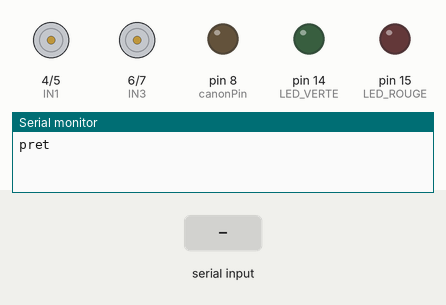
Recording of a sketch running on a simulated Arduino Uno, built with avr-gcc and run on an emulated ATmega328P. Parts: motor-driver pin pairs drawn as motors (green arrow = first pin HIGH = forward, orange = second pin HIGH = backward, longer = more drive, scaled by the enable pin), output pins drawn as LEDs (lit = HIGH), the last lines printed to the serial monitor. The test bench sets the inputs (shaded band).

Above: at 1.7 s.
1.8 s: "G" received over the second serial link
At 2.6 s:
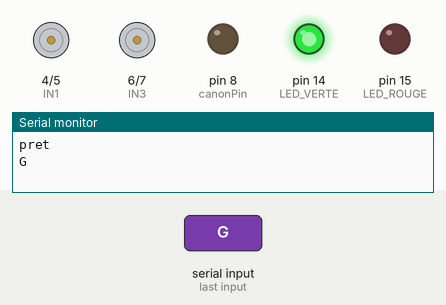
3.3 s: "D" received over the second serial link
At 3.8 s:
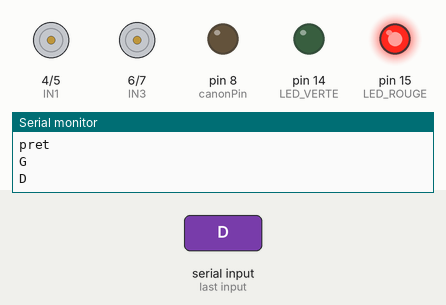
4.8 s: "R" received over the second serial link
At 6.0 s:
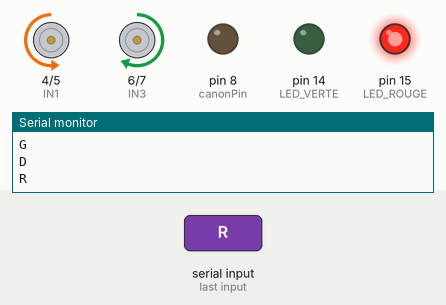
6.3 s: "A" received over the second serial link
At 7.2 s:
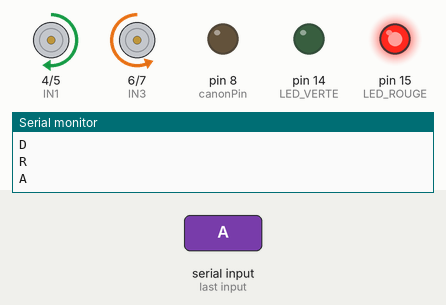
7.8 s: "C90\n" received over the second serial link
At 8.4 s:
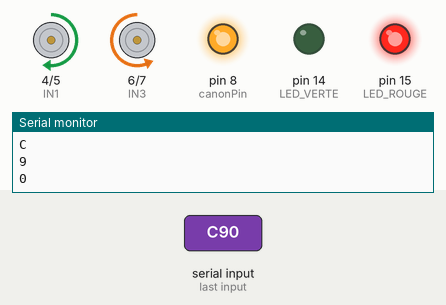
9.3 s: "G" received over the second serial link
At 10.7 s:
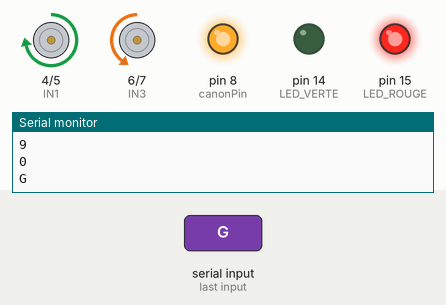
Timing chart, 0 to 11.8 s (numbered marks = the images above; inputs shaded):
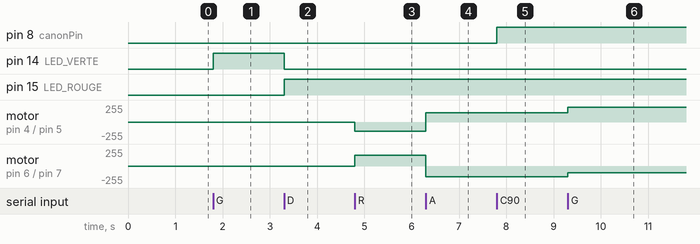

Measured:
- after the input at 1.8 s, pin 14 (LED_VERTE): LOW → HIGH at once
- after the input at 3.3 s, pin 14 (LED_VERTE): HIGH → LOW at once; pin 15 (LED_ROUGE): LOW → HIGH at once
- after the input at 4.8 s, motor on pin 4 (IN1) / pin 5 (IN2): stopped → backward 140/255 at once; motor on pin 6 (IN3) / pin 7 (IN4): stopped → forward 160/255 at once
- after the input at 6.3 s, motor on pin 4 (IN1) / pin 5 (IN2): backward 140/255 → forward 140/255 at once; motor on pin 6 (IN3) / pin 7 (IN4): forward 160/255 → backward 160/255 at once
- after the input at 7.8 s, pin 8 (canonPin): LOW → HIGH at once
- after the input at 9.3 s, motor on pin 4 (IN1) / pin 5 (IN2): forward 140/255 → forward 220/255 at once; motor on pin 6 (IN3) / pin 7 (IN4): backward 160/255 → backward 100/255 at once

The sketch:

Main.ino
```cpp
#include <canon.h>
#include <Moteurs.h>
#include <SoftwareSerial.h>
#include <ServoTank.h>
//bluetooth
#define TX 13
#define RX 2
char data;
int angle;
const int canonPin = 8;
 //-- MOTEUR A --
const int ENA = 9; //Connecté à Arduino pin 9(sortie PWM)
const int IN1 = 4; //Connecté à Arduino pin 4
const int IN2 = 5; //Connecté à Arduino pin 5

//-- MOTEUR B --
const int ENB = 10; //Connecté à Arduino pin 10(Sortie PWM)
const int IN3 = 6; //Connecté à Arduino pin 6
const int IN4 = 7; //Connecté à Arduino pin 7

//LEDs
const int LED_VERTE = 14;
const int LED_ROUGE = 15;

//servomoteur
const int servoPin = 3;

Canon canon(canonPin);
Moteurs moteurs(ENA, IN1, IN2, ENB, IN3, IN4);
SoftwareSerial BlueTooth(RX, TX);
ServoTank servo(servoPin);

void telecommande(){
    if(BlueTooth.available()){
    data = BlueTooth.read();
    if (data == 'M'){
    angle = BlueTooth.parseInt();
    Serial.println(angle);}
    Serial.println(data);

    if (data == 'Y'){
      servo.servoDroite(angle);

    }

    if (data == 'X'){
      servo.servoGauche(angle);
    }

    if (data == 'C'){
      canon.tire();
    }

    if (data == 'B'){
      canon.desarme();
    }

    if(moteurs.roule){
      analogWrite(LED_VERTE, 0);
      analogWrite(LED_ROUGE, 255);
      if (data == 'G'){
        moteurs.gauche();
      }
      if (data == 'D'){
        moteurs.droite();
        }
      if (data == 'S'){
        moteurs.arret();
      }
      if (data == 'R'){
        moteurs.arriere();
        moteurs.vitesseNormale();
      }
      if (data == 'A'){
      moteurs.avant();
      moteurs.vitesseNormale();
      }

    }
    else{
      analogWrite(LED_VERTE, 255);
      analogWrite(LED_ROUGE, 0);
      analogWrite(ENA, 0);
      analogWrite(ENB, 0);
      if(data == 'G' || data == 'D' || data == 'A' || data == 'R'){
        moteurs.rouler();
        if (data == 'G'){
          moteurs.gauche();
          }
        if (data == 'D'){
          moteurs.droite();
          }
         if (data == 'R'){
          moteurs.arriere();
          moteurs.vitesseNormale();
         }
         if (data == 'A'){
          moteurs.avant();
          moteurs.vitesseNormale();
         }
      }
      if(data == 'S'){
        moteurs.vitesseNormale();
        moteurs.rouler();
      }
    }
  }
}


void setup() {
  // put your setup code here, to run once:
  Serial.begin(9600);
  Serial.println("pret");
  delay(500);
  BlueTooth.begin(9600);
  servo.servoDroite(30);
}

void loop() {
  // put your main code here, to run repeatedly:
  telecommande();

}
```

Moteurs.cpp
```cpp
#include "Moteurs.h"

Moteurs::Moteurs(int ENA, int IN1, int IN2, int ENB, int IN3, int IN4)
{
   pinMode(ENA, OUTPUT);
   pinMode(IN1, OUTPUT);
   pinMode(IN2, OUTPUT);
   pinMode(ENB, OUTPUT);
   pinMode(IN3, OUTPUT);
   pinMode(IN4, OUTPUT);

   analogWrite(ENA, 0);
   analogWrite(ENB, 0);
   avant();

   _ENA = ENA;
   _IN1 = IN1;
   _IN2 = IN2;
   _ENB = ENB;
   _IN3 = IN3;
   _IN4 = IN4;
   roule = false;

}

void Moteurs::arriere()
{
  //Marche arrière
  digitalWrite(_IN1,LOW);
  digitalWrite(_IN2,HIGH);
  digitalWrite(_IN3,HIGH);
  digitalWrite(_IN4,LOW);
 }

void Moteurs::avant()
{
  //Marche avant
  digitalWrite(_IN1,HIGH);
  digitalWrite(_IN2,LOW);
  digitalWrite(_IN3,LOW);
  digitalWrite(_IN4,HIGH);
 }


void Moteurs::vitesseNormale()
{
  //Vitesse de croisière
  analogWrite(_ENA, 140);
  analogWrite(_ENB, 160);
}

void Moteurs::droite()
{
   analogWrite(_ENB, 220);
   analogWrite(_ENA, 100);
}

void Moteurs::gauche()
{
   analogWrite(_ENA, 220);
   analogWrite(_ENB, 100);
}

void Moteurs::arret()
{
  roule = false;
}

void Moteurs::rouler()
{
  roule = true;
}
```

Moteurs.h
```cpp
#ifndef MOTEURS_H
#define MOTEURS_H

#include <Arduino.h>

class Moteurs
{
   public:
    Moteurs(int ENA, int IN1, int IN2, int ENB, int IN3, int IN4);
    void arriere();
    void avant();
    void vitesseNormale();
    void droite();
    void gauche();
    void arret();
    void rouler();
    bool roule;
   private:
     int _ENA;
     int _IN1;
     int _IN2;
     int _ENB;
     int _IN3;
     int _IN4;

};

#endif
```

ServoTank.cpp
```cpp
#include "ServoTank.h"


ServoTank::ServoTank(int servoPin){
    Servo _servo;
   _servoPin = servoPin;
   _servo.attach(_servoPin);

}

void ServoTank::servoDroite(int angle){
   _servo.write(angle);
}

void ServoTank::servoGauche(int angle){
   _servo.write(angle);
}
```

ServoTank.h
```cpp
#ifndef SERVO_TANK_H
#define SERVO_TANK_H

#include <Arduino.h>
#include <Servo.h>

class ServoTank
{
   public:
   ServoTank(int servoPin);
   void servoDroite(int angle);
   void servoGauche(int angle);

   private:
   int _servoPin;
   Servo _servo;
};

#endif
```

canon.cpp
```cpp
#include "canon.h"

Canon::Canon(int canonPin){
  pinMode(canonPin, OUTPUT);
  _canonPin = canonPin;
}
void Canon::tire()
{
  digitalWrite(_canonPin, HIGH);
}

void Canon::desarme()
{
  digitalWrite(_canonPin , LOW);
}
```

canon.h
```cpp
#ifndef CANON_H
#define CANON_H

#include <Arduino.h>

class Canon
{
  public:
   Canon(int canonPin);
   void tire();
   void desarme();
   int getCanon();
  private:
   int _canonPin;
};
#endif
```

mic.cpp
```cpp
#include "mic.h"
int micVal = 0;

Mic::Mic(int micPin){
  pinMode(micPin, INPUT);
  _micPin = micPin;
}

void Mic::readMicrophone(){
   micVal = analogRead(_micPin);
   Serial.print(F("mic val ")); Serial.println(micVal);
   if (micVal > 600) {
   Serial.println("mic detected");
   }
}
```

mic.h
```cpp
#ifndef MIC_H
#define MIC_H

#include <Arduino.h>

class Mic{
  public:
  Mic(int micPin);
  void readMicrophone();

  private:
  int _micPin;
};

#endif
```
